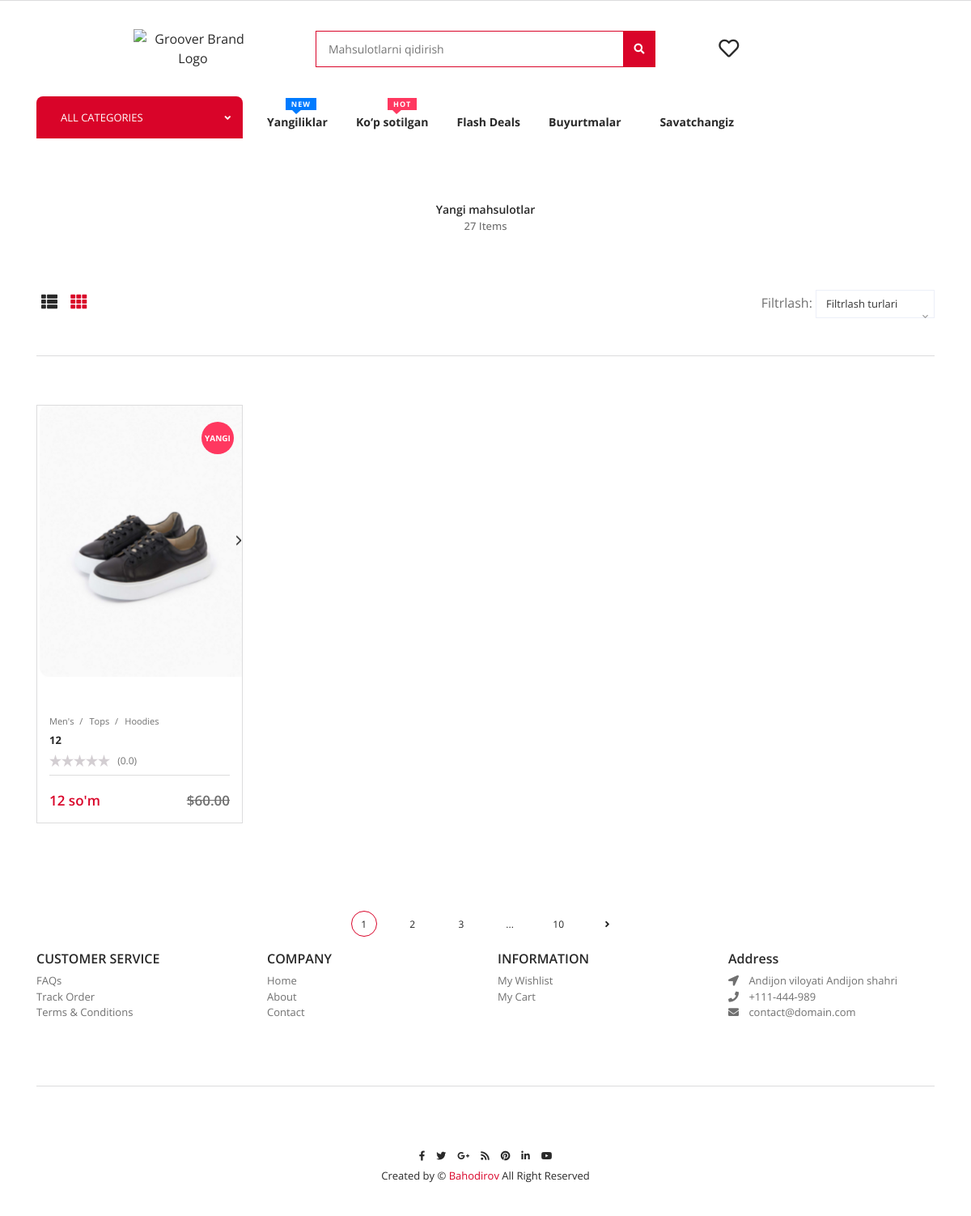
The page /deals/ on the database as committed earlier.
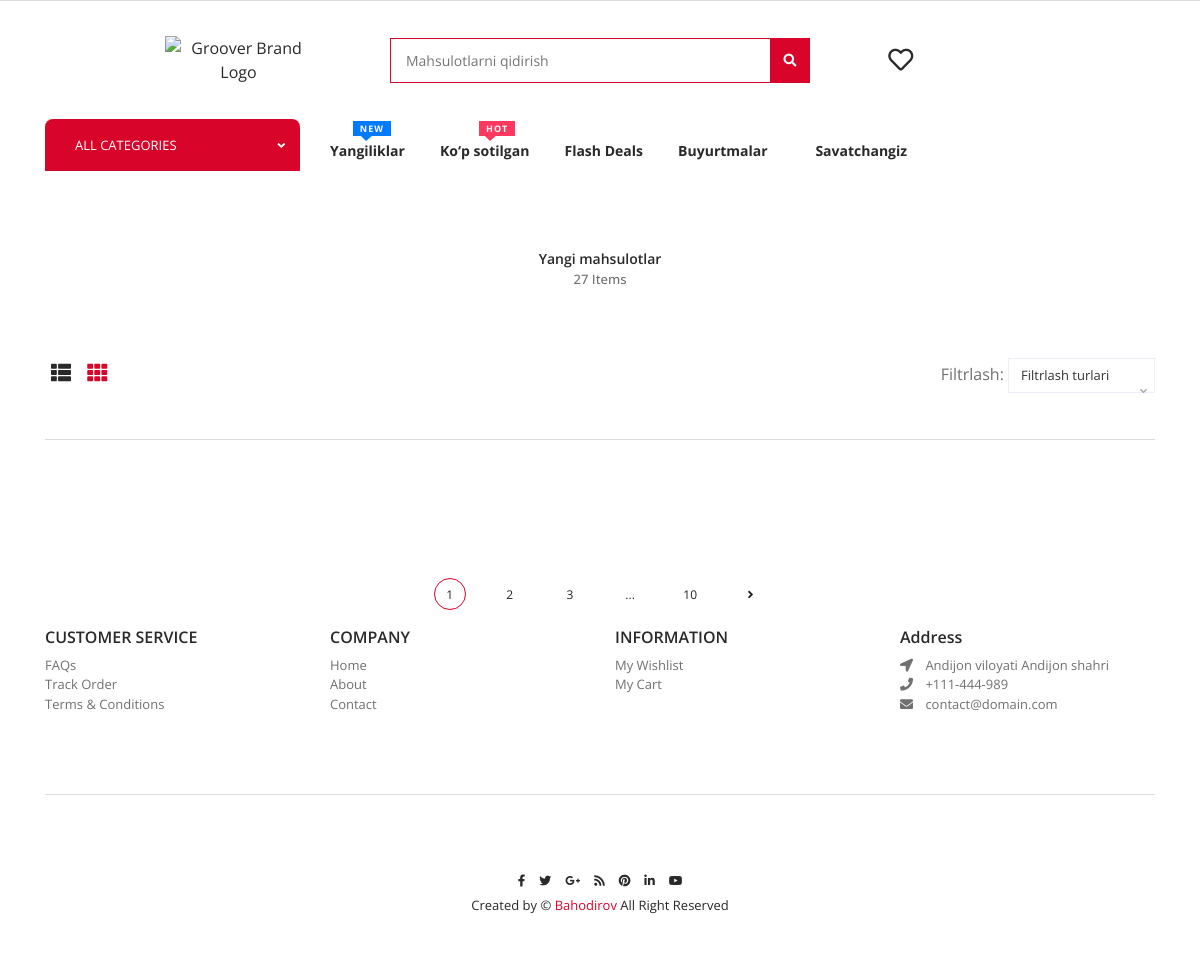
The same page on the database as committed later.
### shop/models.py (models this page shows, shortened)
class Product(models.Model):
    STATUS_CHOICES = [
        ('new', 'New'),
        ('bestseller', 'Bestseller'),
        ('sale', 'Sale'),
    ]
    status = models.CharField(max_length=20, choices=STATUS_CHOICES, default='new')
    category = models.ForeignKey(Category, on_delete=models.CASCADE, related_name="products", null=True)
    nomi = models.CharField(max_length=255)
    description = models.TextField()
    narxi = models.DecimalField(max_digits=10, decimal_places=2)
    soni = models.PositiveIntegerField()  # Omborda qancha bor
    image = models.ImageField(upload_to="products/")
    created_at = models.DateTimeField(auto_now_add=True)
    tags = models.ManyToManyField(Tag, blank=True, related_name="tags")
    narx_kosib = models.IntegerField(default=0)
    narx_zakatovka = models.IntegerField(default=0)
    narx_kroy = models.IntegerField(default=0)
    narx_pardoz = models.IntegerField(default=0)
    def is_new(self):
        return (now() - self.created_at).days <= 7
    @staticmethod
    def get_avg_rating(product_id):
        reting = Comment.objects.filter(product_id=product_id).aggregate(Avg('rating'))['rating__avg'] or 0
        return int(reting)

### shop/views.py (the view)
# urls.py: path('deals/', DealView.as_view(), name='deals'),
class DealView(ListView):
    template_name ='shop/deal.html'
    model = Product
    context_object_name = 'mhst'
    def get_context_data(self, **kwargs):
        context = super().get_context_data(**kwargs)
        context['products'] = Product.objects.all().order_by('-id')
        images_by_product_and_color = get_images_by_product_and_color()
        for product in context['products']:
            product.colors = list(product.variants.values_list('color', flat=True).distinct())
            product.sizes = list(set(product.variants.values_list('size', flat=True)))
            product.image_by_color = images_by_product_and_color.get(product.id, {})
        context['images_by_product_and_color'] = images_by_product_and_color
        return context
    def get_queryset(self):
        products = Product.objects.all()
        filter_type = self.request.GET.get('filter','last_5')
        if filter_type == 'last_51':
            return products.order_by('-created_at')[:5]
        elif filter_type == 'arzon1':
            return products.order_by('narxi')
        elif filter_type == 'qimmat1':
            return products.order_by('-narxi')
        return products

### shop/context_pros.py (called while the page is built)
def cart_items(request):
    cart = request.session.get("cart", {})
    total_price = sum(float(item["price"]) * int(item["quantity"]) for item in cart.values())
    quantity =sum(int(item["quantity"]) for item in cart.values())
    return {"cartitem": cart,'total_price': total_price, 'quantity':quantity}

def avg_rating(request):
    products = Product.objects.all()
    avg_ratings = {product.id: Product.get_avg_rating(product.id) for product in products}
    return {'avg_ratings': avg_ratings}

def category_items(request):
    context = {}
    context['categories'] = Category.objects.all()
    return context

def categories_processor(request):
    return {'categories': Category.objects.all()}

def product_filter(request):
    queryset = Product.objects.all()
    filter_type = request.GET.get('filter', 'last_5')
    if filter_type == 'last_5':
        queryset = queryset.order_by('-created_at')[:5]
    elif filter_type == 'arzon':
        queryset = queryset.order_by('narxi')  # Narxi bo‘yicha arzonlari
    elif filter_type == 'qimmat':
        queryset = queryset.order_by('-narxi')  # Narxi bo‘yicha qimmatlari
    return {'filtered_products': queryset}

### templates/shop/deal.html (shortened to what the changed rows need)
{% extends 'shop/base2.html' %}
{% load static %}
{% load humanize %}
{% load custom_filters %}
{% block content %}
    <div class="page-deal u-s-p-t-80">
        <div class="container">
            <div class="deal-page-wrapper">
                <h1 class="deal-heading">Yangi mahsulotlar</h1>
            </div>
            <div class="row product-container grid-style">
                {% for i in mhst   %}
                <div class="product-item col-lg-3 col-md-6 col-sm-6">
                    <div class="item">
                        <div class="image-container">
                            <a class="item-img-wrapper-link" href="{% url 'shop:detail' i.id%}">
                                <img class="img-fluid" src="{{i.image.url}}" alt="Product">
                            </a>
                        </div>
                        <div class="item-content">
                            <div class="what-product-is">
                                <ul class="bread-crumb">
                                    <li class="has-separator">
                                        <a href="shop-v1-root-category.html">Men's</a>
                                    </li>
                                    <li class="has-separator">
                                        <a href="shop-v2-sub-category.html">Tops</a>
                                    </li>
                                    <li>
                                        <a href="shop-v3-sub-sub-category.html">Hoodies</a>
                                    </li>
                                </ul>
                                <h6 class="item-title">
                                    <a href="single-product.html">{{i.nomi}}</a>
                                </h6>
                                <div class="item-stars">
                                    <div class='star' title="{{avg_ratings|dict_get:i.id|floatformat:1}} out of 5 - based on 0 Reviews">
                                    </div>
                                    <span>({{avg_ratings|dict_get:i.id|floatformat:1}})</span>
                                </div>
                            </div>
                            <div class="price-template">
                                <div class="item-new-price">
                                    {{i.narxi | floatformat:0| intcomma}} so'm
                                </div>
                                <div class="item-old-price">
                                    $60.00
                                </div>
                            </div>
                        </div>
                        {% if i.is_new %}
                        <div class="tag new">
                            <span>yangi</span>
                        </div>
                        {% elif i.is_bestseller %}
                        <div class="tag hot">
                            <span>yangi</span>
                        </div>
                        {% endif %}
                    </div>
                </div>
                {% endfor %}
            </div>
        </div>
    </div>
</div>
{% endblock content %}

Rows that differ between the two databases and show on the page:
removed Product: image (picture), nomi "12", id "0.0", narxi "12", shows "YANGI"
